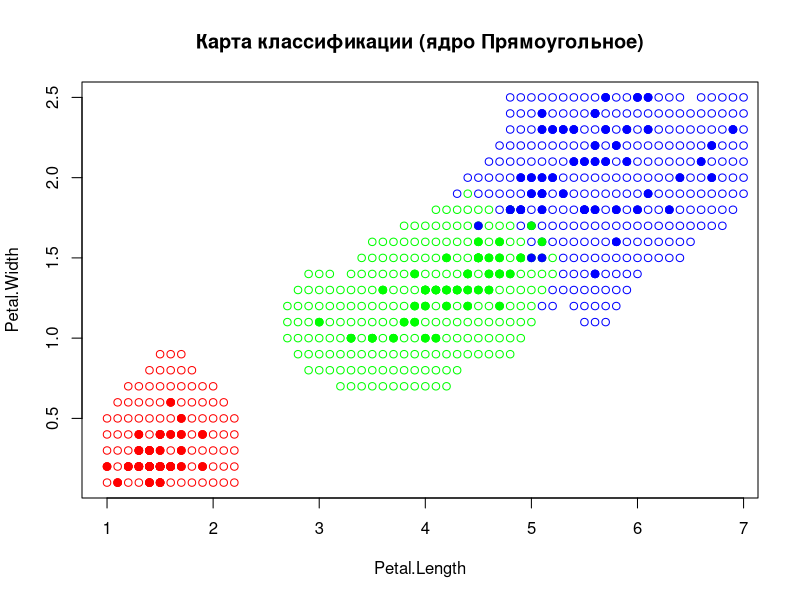

Here is the R script that generated this plot:
# euclid distance
dist <- function(a, b) {
  return (sqrt(sum( (a - b) ^ 2)))
}

#src: http://www.machinelearning.ru/wiki/index.php?title=Метод_Парзеновского_окна_(пример)
# Епанечникова
# h=0.35 LOO=0.04
core1 <- function(r) {
  if (abs(r) > 1) {
    return (0)
  }
  return ((3/4) * (1 - r*r))
}
# Квартическое
# h=0.35 LOO=0.04
core2 <- function(r) {
  if (abs(r) > 1) {
    return (0)
  }
  return ((15/16) * (1 - r*r)^2)
}
# Треугольное
# h=0.35 LOO=0.04
core3 <- function(r) {
  if (abs(r) > 1) {
    return (0)
  }
  return (1 - abs(r))
}
# Гауссовское
# h=0.1 LOO=0.04
core4 <- function(r) {
  (2*pi)^0.5 * exp(-0.5 * r*r)
}
# Прямоугольное
# h=0.35 LOO=0.04
core5 <- function(r) {
  if (abs(r) > 1) {
    return (0)
  }
  return (0.5)
}


# ParWin algo
parwin <- function(dat, p, core=core1, h = c(0.35), ...) {
  ld <- length(dat[[1]])
  lh <- length(h)
  # calculate distances to each node in data
  dists <- vector("list", )
  for (i in seq(ld)) {
    dists[[i]] <- dist(dat[i,][1:2], p)
  }
  
  # add distance to initial data
  dat <- data.frame(dat, "Distance" = unlist(dists))
  # sort data by distance
  dat <- dat[order(dat$Distance),]
  
  res <- array(0, lh)
  for (i in seq(lh)) {
    vh <- h[i]
    # how much p is close to each class
    freq <- as.list(rep(0, length(levels(dat$Species))))
    names(freq) = levels(dat$Species)
    
    for (j in seq(ld)) {
      vd <- dat[j,]
      
      freq[[vd$Species]] <- freq[[vd$Species]] + core(vd$Distance / vh)
    }
    
    freq <- unlist(freq)
    # if we didn't get into any windows then no class
    if (max(freq) == 0) {
      res[i] <- ""
    }
    else
    {
      res[i] <- names(sort(freq, decreasing = TRUE))[1]
    }
  }
  
  return (res)
}

# Perform LOOCV on 'algo' with 'dat' 
loocv1 <- function(dat, algo, n, ...) {
  l <- length(dat[[1]])
  correct <- rep(0, n)
  
  for (i in seq(l)) {
    trainData <- dat[-i, ]
    control <- dat[i, ]
    
    res <- algo(trainData, control[1:2], ...)
    correct <- correct + (res != control$Species)
  }
  
  return (correct/l)
}

# plot LOO()
looFromH <- function(dat, algo, h, title, core) {
  res <- loocv1(dat, algo, length(h), h=h, core=core)
  lfromh <- data.frame("h"=h, "LOO"=res)
  plot(lfromh, type="l", main=title)
  
  # best h with lowest Q
  m = lfromh[which.min(lfromh$LOO),]
  points(m, pch=21, bg="green")
  
  text(m[["h"]], m[["LOO"]], adj=c(0,-1), sprintf("(%.3f; %.3f)", m[["h"]], m[["LOO"]]))
  
  return (m)
}

# example of usage
demo <- function(algo, title="Unknown plot", core=core1) {
  # get data and plot it
  dat <- iris[3:5]
  colors <- c("setosa" = "red", "versicolor" = "green", "virginica" = "blue")
  plot(dat[1:2], pch = 21, col = colors[dat$Species], bg = colors[dat$Species], main=title)
  
  # classification map
  for (i in seq(1.0, 7.0, 0.1)) {
    for (j in seq(0.1, 2.5, 0.1)) {
      cl <- algo(dat, c(i, j), core=core)
      points(i, j, pch = 21, col = colors[cl])
    }
  }
  
  points(dat[1:2], pch = 21, col = colors[dat$Species], bg = colors[dat$Species], main=title)
}


demo(parwin, "Карта классификации (ядро Прямоугольное)", core5)

#res <- loocv1(iris[3:5], parwin, 2, h=c(0.5, 1))
#print(res)

#res <- looFromH(iris[3:5], parwin, seq(0.1, 4, 0.05), "Ядро Прямоугольное", core5)
#print(res)
